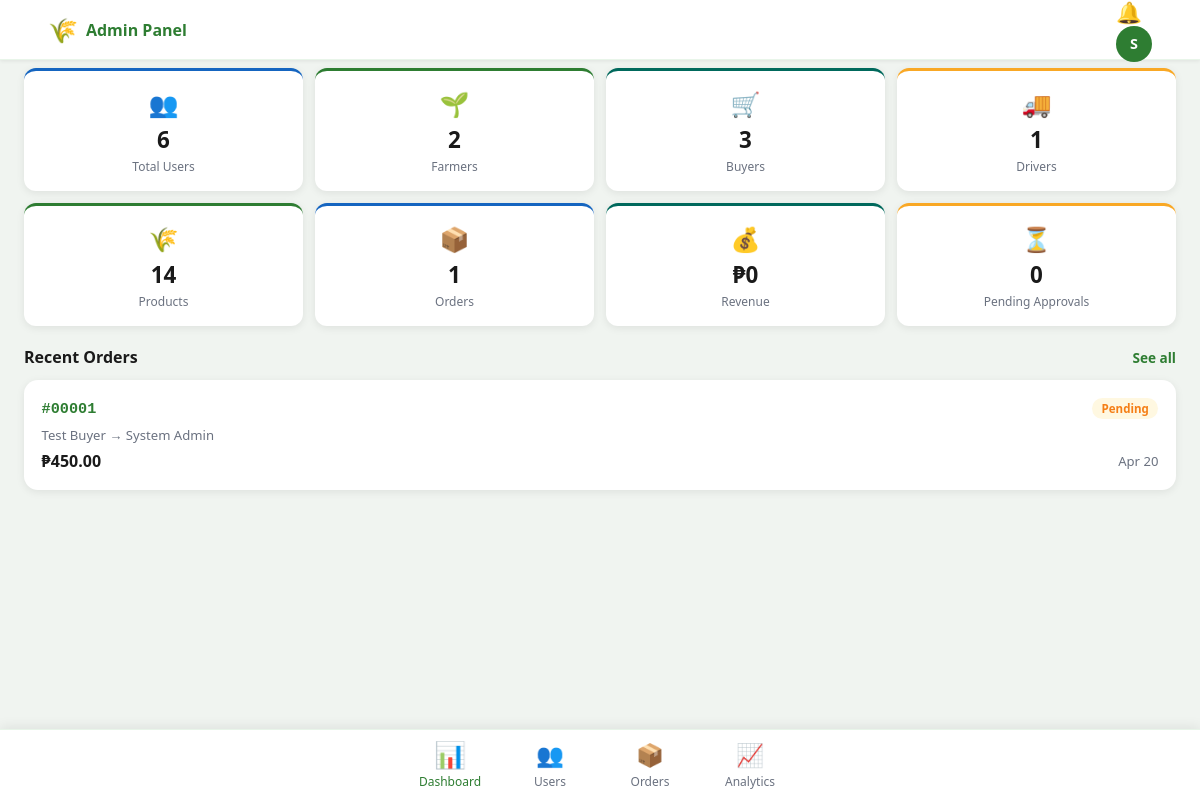
The app's page /admin/dashboard (signed in), older data.
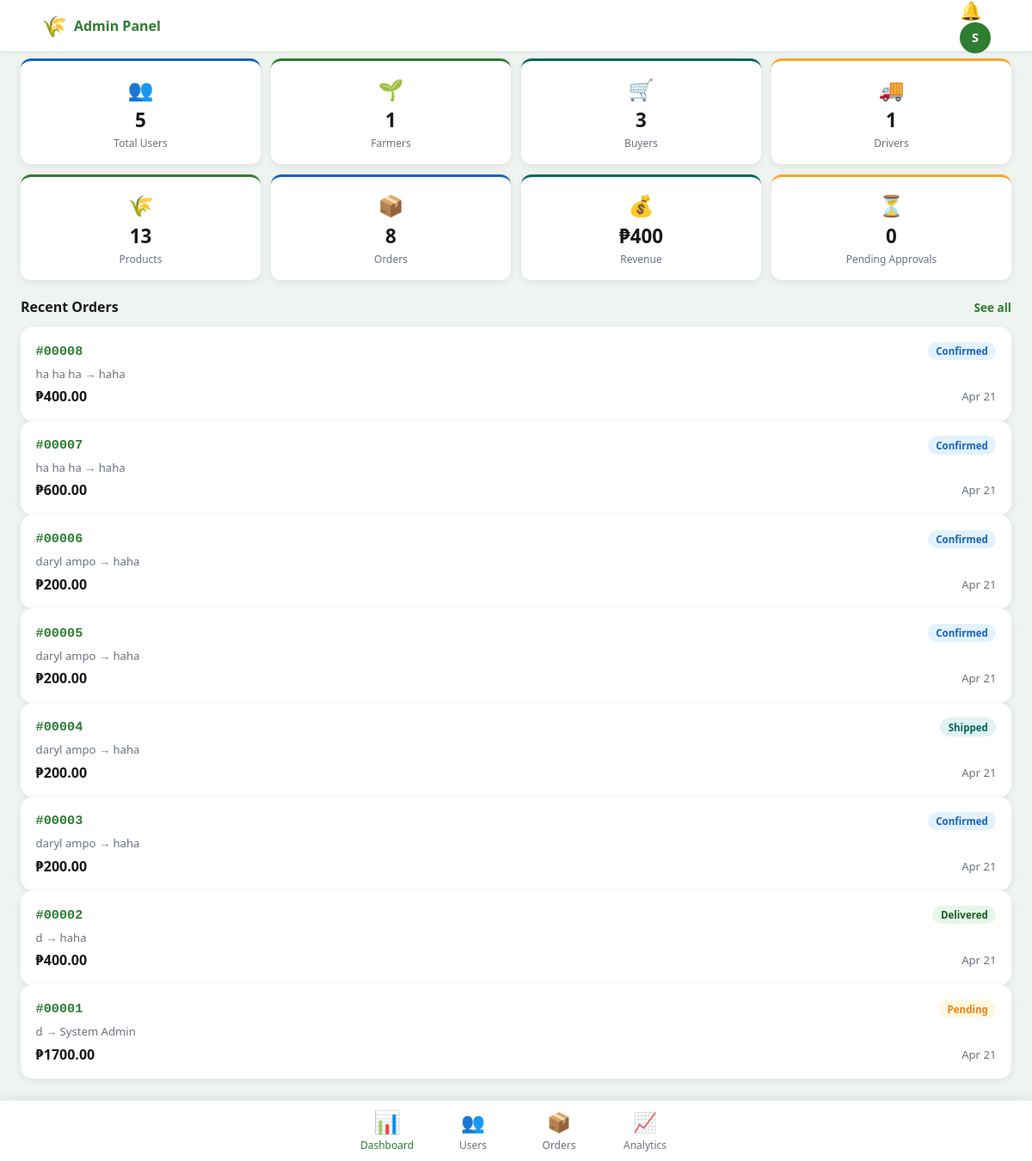
The same page, newer data.
### tables this page shows
CREATE TABLE orders (
    id               INTEGER PRIMARY KEY AUTOINCREMENT,
    buyer_id         INTEGER NOT NULL REFERENCES users(id) ON DELETE CASCADE,
    farmer_id        INTEGER NOT NULL REFERENCES users(id) ON DELETE CASCADE,
    driver_id        INTEGER REFERENCES users(id) ON DELETE SET NULL,
    total_amount     REAL    NOT NULL DEFAULT 0,
    payment_method   TEXT    DEFAULT 'cod' CHECK(payment_method IN ('cod','online')),
    payment_status   TEXT    DEFAULT 'pending' CHECK(payment_status IN ('pending','paid','failed')),
    shipping_address TEXT    NOT NULL,
    contact_number   TEXT    NOT NULL,
    buyer_lat        REAL,
    buyer_lng        REAL,
    status           TEXT    DEFAULT 'pending'
                     CHECK(status IN ('pending','confirmed','packed','shipped','delivered','cancelled')),
    estimated_delivery TEXT,
    notes            TEXT,
    cancelled_reason TEXT,
    created_at       TEXT    DEFAULT (datetime('now','localtime')),
    updated_at       TEXT    DEFAULT (datetime('now','localtime'))
, delivery_proof TEXT);

CREATE TABLE users (
    id              INTEGER PRIMARY KEY AUTOINCREMENT,
    full_name       TEXT    NOT NULL,
    email           TEXT    NOT NULL UNIQUE,
    password_hash   TEXT    NOT NULL,
    role            TEXT    NOT NULL DEFAULT 'buyer' CHECK(role IN ('admin','farmer','buyer','driver')),
    phone           TEXT,
    address         TEXT,
    lat             REAL,
    lng             REAL,
    profile_photo   TEXT,
    is_approved     INTEGER NOT NULL DEFAULT 0,
    is_active       INTEGER NOT NULL DEFAULT 1,
    created_at      TEXT    DEFAULT (datetime('now','localtime'))
);

### routes/admin.py (the view)
@admin_bp.route('/dashboard')
@admin_required
def dashboard():
    stats = {
        'users':    query("SELECT COUNT(*) as c FROM users WHERE role!='admin'", fetchone=True)['c'],
        'farmers':  query("SELECT COUNT(*) as c FROM users WHERE role='farmer' AND is_approved=1", fetchone=True)['c'],
        'buyers':   query("SELECT COUNT(*) as c FROM users WHERE role='buyer'", fetchone=True)['c'],
        'drivers':  query("SELECT COUNT(*) as c FROM users WHERE role='driver' AND is_approved=1", fetchone=True)['c'],
        'products': query("SELECT COUNT(*) as c FROM products WHERE status='active'", fetchone=True)['c'],
        'orders':   query("SELECT COUNT(*) as c FROM orders", fetchone=True)['c'],
        'pending_approvals': query("SELECT COUNT(*) as c FROM users WHERE is_approved=0 AND role!='buyer'", fetchone=True)['c'],
        'revenue':  query("SELECT COALESCE(SUM(total_amount),0) as r FROM orders WHERE status='delivered'", fetchone=True)['r'],
    }
    recent_orders = query(
        "SELECT o.*,b.full_name as buyer_name,f.full_name as farmer_name "
        "FROM orders o JOIN users b ON o.buyer_id=b.id JOIN users f ON o.farmer_id=f.id "
        "ORDER BY o.created_at DESC LIMIT 8", fetchall=True) or []
    pending_users = query(
        "SELECT * FROM users WHERE is_approved=0 AND role!='buyer' ORDER BY created_at DESC LIMIT 5",
        fetchall=True) or []
    return render_template('admin/dashboard.html', stats=stats,
                           recent_orders=recent_orders, pending_users=pending_users)

### db.py (called while the page is built)
def get_db():
    if 'db' not in g:
        db = sqlite3.connect(DB_PATH)
        db.row_factory = sqlite3.Row   # dict-like rows
        db.execute("PRAGMA journal_mode=WAL")
        db.execute("PRAGMA foreign_keys=ON")
        g.db = db
    return g.db

def query(sql, params=None, fetchone=False, fetchall=False, commit=False):
    sql = sql.replace('%s', '?')
    db  = get_db()
    cur = db.execute(sql, params or ())
    result = None
    if fetchone:
        row = cur.fetchone()
        result = dict(row) if row else None
    elif fetchall:
        rows = cur.fetchall()
        result = [dict(r) for r in rows]
    if commit:
        db.commit()
        result = cur.lastrowid
    return result

### extensions.py (called while the page is built)
@login_manager.user_loader
def load_user(uid):
    row = query('SELECT * FROM users WHERE id=%s', (uid,), fetchone=True)
    return User(row) if row else None

    @property
    def is_authenticated(self): return True

### routes/admin.py (called while the page is built)
def admin_required(f):
    @wraps(f)
    @login_required
    def decorated(*a, **kw):
        if current_user.role != 'admin':
            flash('Admin access required.', 'error')
            return redirect(url_for('auth.login'))
        return f(*a, **kw)
    return decorated

### templates/admin/dashboard.html (shortened to what this page needs)
{% extends 'base.html' %}
{% block page_title %}Admin Panel{% endblock %}
{% block content %}
<div class="stats-grid">
  {% for icon, label, val, color in [
    ('👥','Total Users', stats.users, 'blue'),
    ('🌱','Farmers', stats.farmers, 'green'),
    ('🛒','Buyers', stats.buyers, 'teal'),
    ('🚚','Drivers', stats.drivers, 'yellow'),
    ('🌾','Products', stats.products, 'green'),
    ('📦','Orders', stats.orders, 'blue'),
    ('💰','Revenue', '₱'~"%.0f"|format(stats.revenue|float), 'teal'),
    ('⏳','Pending Approvals', stats.pending_approvals, 'yellow')
  ] %}
  <div class="stat-card {{ color }}">
    <div class="stat-icon">{{ icon }}</div>
    <div class="stat-val">{{ val }}</div>
    <div class="stat-label">{{ label }}</div>
  </div>
  {% endfor %}
</div>
<div class="section">
  <div class="section-header"><h3>Recent Orders</h3><a href="{{ url_for('admin.orders') }}" class="see-all">See all</a></div>
  {% for o in recent_orders %}
  <div class="order-card">
    <div class="order-card-top">
      <span class="order-id">#{{ '%05d'|format(o.id) }}</span>
      <span class="status-pill status-{{ o.status }}">{{ o.status|capitalize }}</span>
    </div>
    <div class="order-farm">{{ o.buyer_name }} → {{ o.farmer_name }}</div>
    <div class="order-card-bottom">
      <span class="order-amount">₱{{ "%.2f"|format(o.total_amount|float) }}</span>
      <span class="muted">{{ o.created_at|dt('%b %d') }}</span>
    </div>
  </div>
  {% endfor %}
</div>
{% endblock %}

Row changes from the older to the newer data that the page shows:
added orders: id "00008", status "Confirmed", buyer_name "ha ha ha", farmer_name "haha", total_amount "400.00", created_at|dt "Apr 21"
added orders: id "00007", status "Confirmed", buyer_name "ha ha ha", farmer_name "haha", total_amount "600.00", created_at|dt "Apr 21"
added orders: id "00006", status "Confirmed", buyer_name "daryl ampo", farmer_name "haha", total_amount "200.00", created_at|dt "Apr 21"
added orders: id "00005", status "Confirmed", buyer_name "daryl ampo", farmer_name "haha", total_amount "200.00", created_at|dt "Apr 21"
added orders: id "00004", status "Shipped", buyer_name "daryl ampo", farmer_name "haha", total_amount "200.00", created_at|dt "Apr 21"
added orders: id "00003", status "Confirmed", buyer_name "daryl ampo", farmer_name "haha", total_amount "200.00", created_at|dt "Apr 21"
added orders: id "00002", status "Delivered", buyer_name "d", farmer_name "haha", total_amount "400.00", created_at|dt "Apr 21"
changed orders "Pending": buyer_name "Test Buyer" → "d"; total_amount "450.00" → "1700.00"; created_at|dt "Apr 20" → "Apr 21"
Text that changed along with them:
new list line: "👥 5 Total Users"
new list line: "🌱 1 Farmers"
new list line: "🌾 13 Products"
new list line: "📦 8 Orders"
new list line: "💰 ₱400 Revenue"
list line gone: "👥 6 Total Users"
list line gone: "🌱 2 Farmers"
list line gone: "🌾 14 Products"
list line gone: "📦 1 Orders"
list line gone: "💰 ₱0 Revenue"
